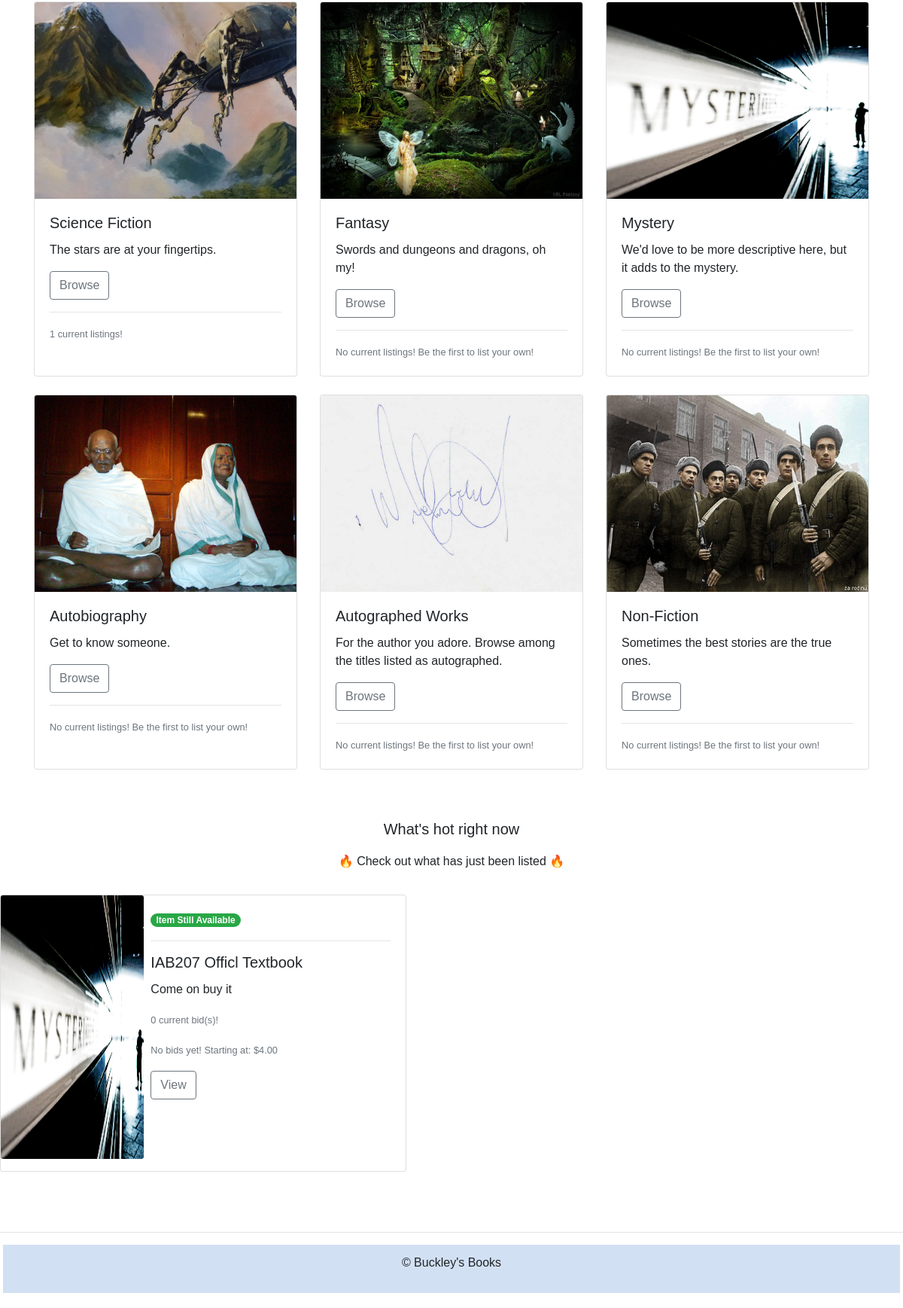
Before: / (lower part) with the older database file.
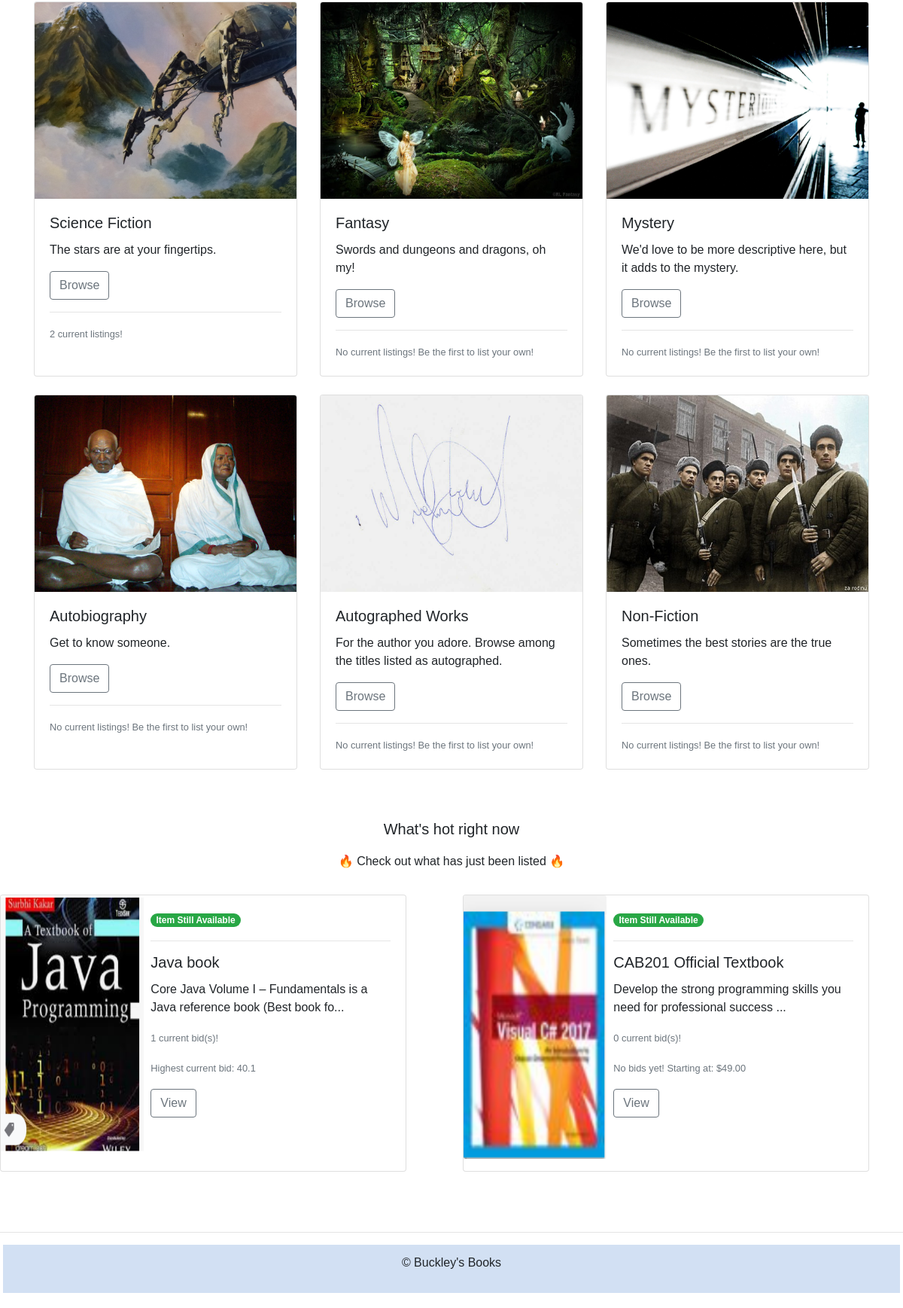
After: the same page with the newer database file.
### auction/models.py (models this page shows)
class Item(db.Model):
    __tablename__='items'
    id = db.Column(db.Integer, primary_key=True)
    listing_title = db.Column(db.String(64), unique=True, index=True, nullable=False)
    book_title = db.Column(db.String(64), index=True, nullable=False)
    book_category = db.Column(db.Enum(BookCategory), index=True, nullable=False)
    autograph_status = db.Column(db.Enum(AutographStatus), index=True, nullable=False)
    book_condition = db.Column(db.Enum(BookCondition), index=True, nullable=False)
    author_name = db.Column(db.String(64), index=True, nullable=False)
    book_ISBN = db.Column(db.String(64), index=True)
    listing_description = db.Column(db.String(500), nullable=False)
    starting_bid = db.Column(db.Float(2), default=0.01)
    item_status = db.Column(db.String(6), default='Open')
    item_datetime = db.Column(db.DateTime, default=datetime.now())
    user_id = db.Column(db.Integer, db.ForeignKey('users.id'))
    bids = db.relationship('Bid', backref='item')
    wishes = db.relationship('Wish', backref='item')
    images = db.relationship('Image', backref='item')

class Image(db.Model):
    __tablename__='images'
    id = db.Column(db.Integer, primary_key=True)
    image = db.Column(db.String(60), nullable=False, default='../static/placeholder.jpg')
    item_id = db.Column(db.Integer, db.ForeignKey('items.id'))

### auction/views.py (the view)
@bp.route('/')
def index():
    items_info = db.session.query(Item,func.count(Bid.id),func.max(Bid.bid_price)).\
        outerjoin(Bid,Item.id==Bid.item_id).\
        order_by(Item.item_datetime.desc()).\
        group_by(Item.id).limit(5).all()
    scifi_count = db.session.query(Item.book_category).filter(Item.book_category == BookCategory.SCIENCE_FICTION).count()
    fantasy_count = db.session.query(Item.book_category).filter(Item.book_category == BookCategory.FANTASY).count()
    mystery_count = db.session.query(Item.book_category).filter(Item.book_category == BookCategory.MYSTERY).count()
    autobio_count = db.session.query(Item.book_category).filter(Item.book_category == BookCategory.AUTOBIOGRAPHY).count()
    autograph_count = db.session.query(Item.book_category).filter(Item.book_category == BookCategory.AUTOGRAPHED).count()
    nonfic_count = db.session.query(Item.book_category).filter(Item.book_category == BookCategory.NON_FICTION).count()
    image_thumbnails = db.session.query(Image).join(Item, Item.id == Image.item_id, isouter=True).group_by(Item.id).all()
    return render_template('index.html', items = items_info, show_category_links = True, scifi_count = scifi_count,
    fantasy_count = fantasy_count, mystery_count=mystery_count, autobio_count=autobio_count,
    autograph_count=autograph_count, nonfic_count=nonfic_count, image_thumbnails=image_thumbnails)

### auction/templates/index.html (shortened to what this page needs)
{% extends "base.html" %}
{% import "bootstrap/wtf.html" as wtf %}
{% block content %}
{% if show_category_links %}
<div class="container">
  <div class="row">
    <div class="col-md-12">
      <div class="card-deck">
        <div class="card">
          <img class="card-img-top" src="../static/sciencefiction.jpg" alt="Science Fiction">
          <div class="card-body">
            <h5 class="card-title">Science Fiction</h5>
            <p class="card-text">The stars are at your fingertips.</p>
            <a class="btn btn-outline-secondary" href="/search/SCIENCE_FICTION"role=" button">Browse</a>
            <hr>
            <p class="card-text"><small class="text-muted">{% if scifi_count == 0 %} No current listings! Be the first to list your own! {% else %} {{scifi_count}} current listings! {% endif %}</small></p>
          </div>
        </div>
        <div class="card">
          <img class="card-img-top" src="../static/fantasy.jpg" alt="Fantasy" width="348" height="261">
          <div class="card-body">
            <h5 class="card-title">Fantasy</h5>
            <p class="card-text">Swords and dungeons and dragons, oh my!</p>
            <a class="btn btn-outline-secondary" href="/search/FANTASY"role=" button">Browse</a>
            <hr>
            <p class="card-text"><small class="text-muted">{% if fantasy_count == 0 %} No current listings! Be the first to list your own! {% else %} {{fantasy_count}} current listings! {% endif %}</small></p>
          </div>
        </div>
        <div class="card">
          <img class="card-img-top" src="../static/mystery.jpg" alt="Mystery" width="348" height="261">
          <div class="card-body">
            <h5 class="card-title">Mystery</h5>
            <p class="card-text">We'd love to be more descriptive here, but it adds to the mystery.</p>
            <a class="btn btn-outline-secondary" href="/search/MYSTERY"role=" button">Browse</a>
            <hr>
            <p class="card-text"><small class="text-muted">{% if mystery_count == 0 %} No current listings! Be the first to list your own! {% else %} {{mystery_count}} current listings! {% endif %}</small></p>
          </div>
        </div>
      </div>
    </div>
  </div>
  <br>
  <div class="row">
    <div class="col-md-12">
      <div class="card-deck">
        <div class="card">
          <img class="card-img-top" src="../static/mahatma.jpg" alt="Autobiography" width="348"
            height="261">
          <div class="card-body">
            <h5 class="card-title">Autobiography</h5>
            <p class="card-text">Get to know someone.</p>
            <a class="btn btn-outline-secondary" href="/search/AUTOBIOGRAPHY"role=" button">Browse</a>
            <hr>
            <p class="card-text"><small class="text-muted">{% if autobio_count == 0 %} No current listings! Be the first to list your own! {% else %} {{autobio_count}} current listings! {% endif %}</small></p>
          </div>
        </div>
        <div class="card">
          <img class="card-img-top" src="../static/autograph.jpg" alt="Auographed Works" width="348" height="261">
          <div class="card-body">
            <h5 class="card-title">Autographed Works</h5>
            <p class="card-text">For the author you adore. Browse among the titles listed as autographed.</p>
            <a class="btn btn-outline-secondary" href="/search/AUTOGRAPHED"role=" button">Browse</a>
            <hr>
            <p class="card-text"><small class="text-muted">{% if autograph_count == 0 %} No current listings! Be the first to list your own! {% else %} {{autograph_count}} current listings! {% endif %}</small></p>
          </div>
        </div>
        <div class="card">
          <img class="card-img-top" src="../static/nonfiction.jpg" alt="Non-Fiction" width="348"
            height="261">
          <div class="card-body">
            <h5 class="card-title">Non-Fiction</h5>
            <p class="card-text">Sometimes the best stories are the true ones.</p>
            <a class="btn btn-outline-secondary" href="/search/NON_FICTION"role=" button">Browse</a>
            <hr>
            <p class="card-text"><small class="text-muted">{% if nonfic_count == 0 %} No current listings! Be the first to list your own! {% else %} {{nonfic_count}} current listings! {% endif %}</small></p>
          </div>
        </div>
      </div>
    </div>
  </div>
</div>
{% endif %}
{% if items %}
<div class="album py-5 bg-light22">
  <div class="container">
    <div class="position-relative overflow-hidden p-5 p-md-1 m-md-1 text-center bg-light22">
      <div class="col-md-5 p-lg-1 mx-auto my-1">
        {% if book_category %}
        <p class="lead font-weight-normal">Here are all the books in that category</p>
        {% else %}
        <p class="lead font-weight-normal">What's hot right now</p>
        <p>🔥 Check out what has just been listed 🔥</p>
        {% endif %}
      </div>
    </div>
  </div>
  <div class="row">
{% for item,num_bids,highest_bid in items %}
    <div class="col-sm">
      <div class="card mb-3 h-100" style="max-width: 540px;">
        <div class="row no-gutters">
          <div class="col-md-4">
            <img src="{% for image in image_thumbnails %}{% if item.id == image.item_id %} {{image.image}} {% endif %} {% endfor %}" class="card-img"
              alt="Novel cover image" style="width: 190px; height: 350px;">
          </div>
          <div class="col-md-8">
            <div class="card-body">
              {% if item.item_status == 'Open' %}
              <span class="badge badge-pill badge-success">Item Still Available</span>
              {% else %}
              <span class="badge badge-pill badge-danger">Auction Closed</span>
              {% endif %}
              <hr>
              <h5 class="card-title">{{item.listing_title}}</h5>
              <p class="card-text">{{item.listing_description|truncate(75, true, '...')}}</p>
              <p class="card-text"><small class="text-muted">{{num_bids}} current bid(s)!</small></p>
              <p class="card-text"><small class="text-muted">{% if highest_bid %}Highest current bid: {{highest_bid}} {% else %} No bids yet! Starting at: {{"$%.2f"|format(item.starting_bid)}} {% endif %}</small></p>
              <a class="btn btn-outline-secondary" href="{{url_for('item.show', id=item.id)}}"role="button">View</a>
            </div>
          </div>
        </div>
      </div>
    </div>
      {% endfor %}
    </div>
{% endif %}
</div>
  {% endblock %}

### auction/templates/base.html (shortened to what this page needs)
<!doctype html>
<html lang="en">
<head>
    <link rel="stylesheet" href="../static/mystyle.css">
    <link rel="stylesheet" href="https://stackpath.bootstrapcdn.com/bootstrap/4.5.2/css/bootstrap.min.css"
>
</head>
<body>
    {% block content %}
    {% endblock %}
    <footer class="footer mt-auto py-3">
        <hr>
        <div class="position-relative overflow-hidden p-1 p-md-1 m-md-1 text-center bg-light2">
            <div class="col-md-5 p-lg-1 mx-auto my-1">
                <p>&copy; Buckley's Books
                </p>
            </div>
        </div>
    </footer>
</body>
</html>

### auction/static/mystyle.css (style rules this page uses)
.bg-light2 { background-color: rgb(210, 224, 243) !important; }
* { font-family: 'Trebuchet MS', 'Lucida Sans Unicode', 'Lucida Grande', 'Lucida Sans', Arial, sans-serif; }
html,body { width: 100%; height: 100%; margin: 0px; padding: 0px; overflow-x: hidden; }

Changed rows visible on the page:
added Item: image (picture), item_status "Item Still Available", listing_title "Java book", listing_description "Core Java Volume I – Fundamentals is a Java reference book (Best book fo...", user "1", highest_bid "40.1"
changed Item: image: a different picture; listing_title "IAB207 Officl Textbook" → "CAB201 Official Textbook"; listing_description "Come on buy it" → "Develop the strong programming skills you need for professional success ..."; starting_bid "$4.00" → "$49.00"
Other visible differences:
{{ scifi_count }}: "1" → "2"
